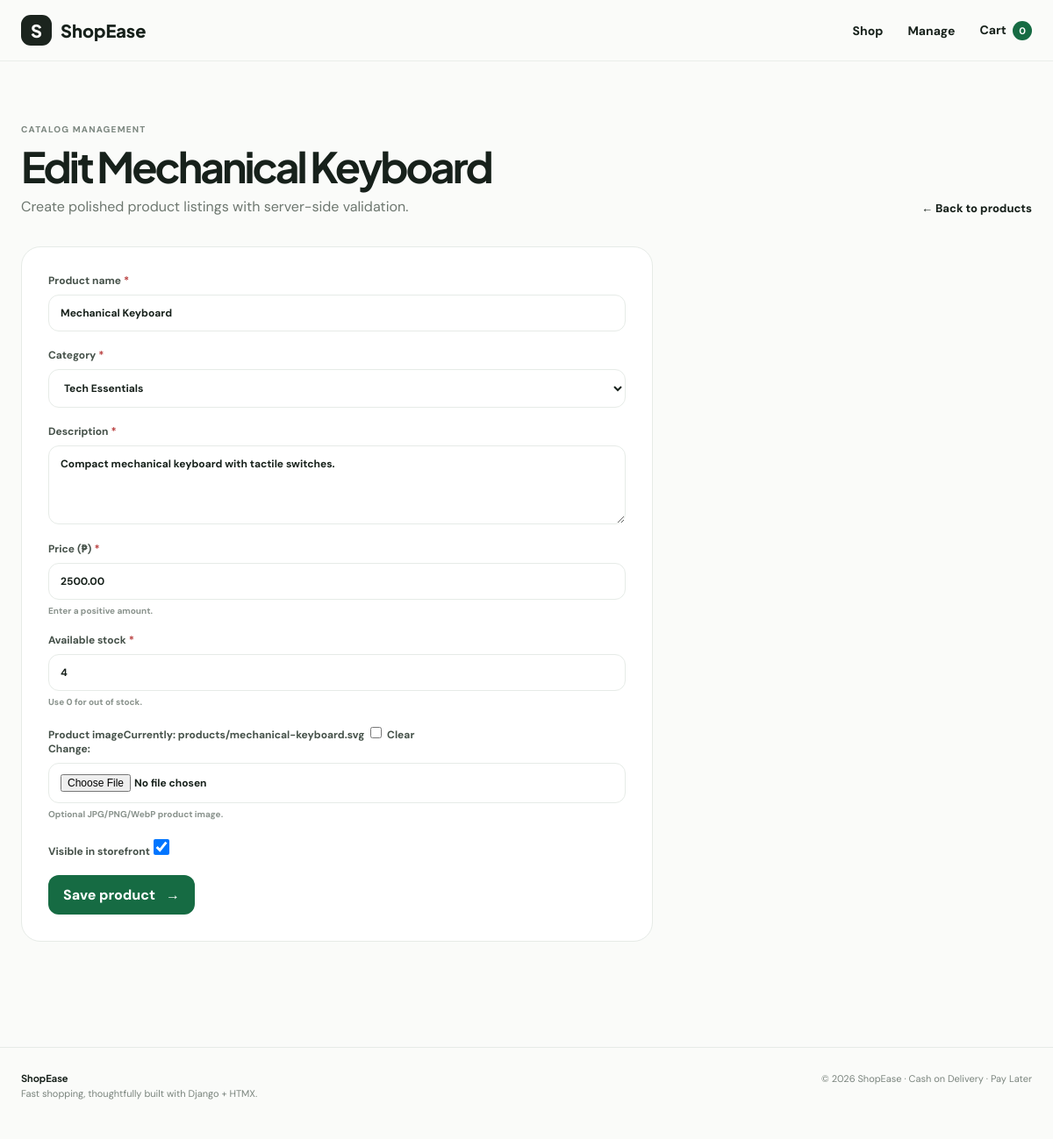
The page /manage/products/2/edit/ on the database its author committed.
### store/models.py (models this page shows, shortened)
class Product(models.Model):
    name=models.CharField(max_length=160)
    category=models.ForeignKey(Category,on_delete=models.PROTECT,related_name='products')
    description=models.TextField()
    price=models.DecimalField(max_digits=10,decimal_places=2)
    stock=models.PositiveIntegerField(default=0)
    image=models.ImageField(upload_to='products/',blank=True,null=True)
    is_active=models.BooleanField(default=True)
    date_created=models.DateTimeField(auto_now_add=True)
    class Meta: ordering=['-date_created']

### store/views.py (the view)
# urls.py: path('manage/products/<int:pk>/edit/',views.product_edit,name='product_edit'),
def product_edit(request,pk):
    p=get_object_or_404(Product,pk=pk); form=ProductForm(request.POST or None,request.FILES or None,instance=p)
    if request.method=='POST' and form.is_valid():
        form.save();messages.success(request,f'{p.name} was updated.');return redirect('product_manage')
    if request.method=='POST' and is_htmx(request):return render(request,'store/partials/_product_form.html',{'form':form,'title':f'Edit {p.name}'})
    return render(request,'store/product_form.html',{'form':form,'title':f'Edit {p.name}'})

### store/forms.py (shortened to what this page needs)
class ProductForm(forms.ModelForm):
    class Meta:
        model=Product
        fields=['name','category','description','price','stock','image','is_active']
        labels={'name':'Product name','category':'Category','description':'Description','price':'Price (₱)','stock':'Available stock','image':'Product image','is_active':'Visible in storefront'}
        help_texts={'price':'Enter a positive amount.','stock':'Use 0 for out of stock.','image':'Optional JPG/PNG/WebP product image.'}
        widgets={'name':forms.TextInput(attrs={'placeholder':'e.g. Wireless Mouse','class':'field-input'}),'category':forms.Select(attrs={'class':'field-input'}),'description':forms.Textarea(attrs={'rows':4,'placeholder':'Describe the product...','class':'field-input'}),'price':forms.NumberInput(attrs={'min':'0.01','step':'0.01','class':'field-input'}),'stock':forms.NumberInput(attrs={'min':'0','class':'field-input'}),'image':forms.ClearableFileInput(attrs={'class':'field-input','accept':'image/*'}),'is_active':forms.CheckboxInput(attrs={'class':'toggle'})}

### store/models.py (called while the page is built)
    def __str__(self): return self.name

### store/templates/store/product_form.html
{% extends 'base.html' %}{% block title %}{{ title }} · ShopEase{% endblock %}{% block content %}<div class="page-heading"><div><span class="eyebrow">Catalog management</span><h1>{{ title }}</h1><p>Create polished product listings with server-side validation.</p></div><a class="text-link" href="{% url 'product_manage' %}">← Back to products</a></div><div class="form-shell"><form method="post" enctype="multipart/form-data" hx-post="" hx-target="#product-form" hx-swap="innerHTML" hx-indicator="#global-indicator" id="product-form">{% csrf_token %}{% include 'store/partials/_product_form.html' %}</form></div>{% endblock %}

### store/templates/store/partials/_product_form.html (shortened to what this page needs)
{% for field in form %}<div class="form-row "><label for="{{ field.id_for_label }}">{{ field.label }}{% if field.field.required %}<b>*</b>{% endif %}</label>{{ field }}{% if field.help_text %}<small>{{ field.help_text }}</small>{% endif %}</div>{% endfor %}<button class="btn btn-primary" type="submit">Save product <span>→</span></button>

### store/static/store/css/style.css (style rules this page uses)
:root { --ink:#17211b;--muted:#6d776f;--line:#e6ebe7;--paper:#fff;--soft:#f5f7f4;--accent:#166b43;--accent2:#dff4e8;--dark:#1b241e;--danger:#b83c3c;--shadow:0 18px 50px rgba(22,37,28,.09) }
* { box-sizing:border-box }
html { scroll-behavior:smooth }
body { margin:0;color:var(--ink);background:#fafbf9;font-family:'DM Sans',system-ui,sans-serif }
a { color:inherit;text-decoration:none }
button,input,select,textarea { font:inherit }
.hero h1,.page-heading h1,.detail-copy h1,.success-page h1 { font-family:'Plus Jakarta Sans';font-size:clamp(42px,6vw,72px);line-height:1.02;letter-spacing:-3px;margin:20px 0 18px }
.filters label,.form-row { display:block;font-size:12px;font-weight:700;color:#455149;margin-bottom:19px }
.filters input,.filters select,.field-input { display:block;width:100%;margin-top:8px;border:1px solid var(--line);background:#fff;border-radius:12px;padding:12px 13px;outline:none;color:var(--ink) }
.eyebrow { font-size:10px;text-transform:uppercase;letter-spacing:.12em;color:#7d8881;font-weight:800 }
.btn { border:0;border-radius:12px;padding:12px 17px;font-weight:800;cursor:pointer;display:inline-flex;justify-content:center;gap:12px;align-items:center;transition:.2s }
.btn-primary { background:var(--accent);color:#fff }
.page-heading { padding:65px 0 35px;display:flex;justify-content:space-between;align-items:end }
.page-heading h1 { font-size:48px;margin:10px 0 }
.page-heading p { margin:0;color:var(--muted) }
.text-link { font-weight:800;font-size:13px }
.form-shell { max-width:720px;background:#fff;border:1px solid var(--line);border-radius:22px;padding:30px;margin-bottom:50px }
.form-row label { font-size:12px }
.form-row label b { color:var(--danger);margin-left:3px }
.form-row small { display:block;color:#89928c;font-size:10px;margin-top:6px }
.form-row textarea { resize:vertical }
.toggle { width:18px;height:18px }

### rows shown on the page
Product: form "Mechanical Keyboard" "Tech Essentials" "Compact mechanical keyboard with tactile switches." "2500.00" "4" "☑"

### other values the page prints
{{ cart_count|default:0 }} "0"
{{ title }} "Edit Mechanical Keyboard"
{{ field.label }} "Product name" "Category" "Description" "Price (₱)" "Available stock" "Product image" "Visible in storefront"
{{ field.help_text }} "Enter a positive amount." "Use 0 for out of stock." "Optional JPG/PNG/WebP product image."
